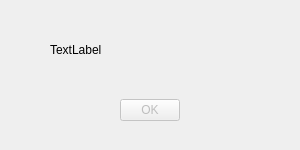
<?xml version="1.0" encoding="UTF-8"?>
<ui version="4.0">
 <class>Dialog</class>
 <widget class="QDialog" name="Dialog">
  <property name="geometry">
   <rect>
    <x>0</x>
    <y>0</y>
    <width>300</width>
    <height>150</height>
   </rect>
  </property>
  <property name="windowTitle">
   <string>Loading files</string>
  </property>
  <property name="sizeGripEnabled">
   <bool>false</bool>
  </property>
  <widget class="QLabel" name="info_label">
   <property name="geometry">
    <rect>
     <x>50</x>
     <y>20</y>
     <width>200</width>
     <height>60</height>
    </rect>
   </property>
   <property name="text">
    <string>TextLabel</string>
   </property>
  </widget>
  <widget class="QDialogButtonBox" name="ok_button">
   <property name="enabled">
    <bool>false</bool>
   </property>
   <property name="geometry">
    <rect>
     <x>120</x>
     <y>80</y>
     <width>60</width>
     <height>60</height>
    </rect>
   </property>
   <property name="standardButtons">
    <set>QDialogButtonBox::Ok</set>
   </property>
   <property name="centerButtons">
    <bool>true</bool>
   </property>
  </widget>
 </widget>
 <resources/>
 <connections/>
</ui>
